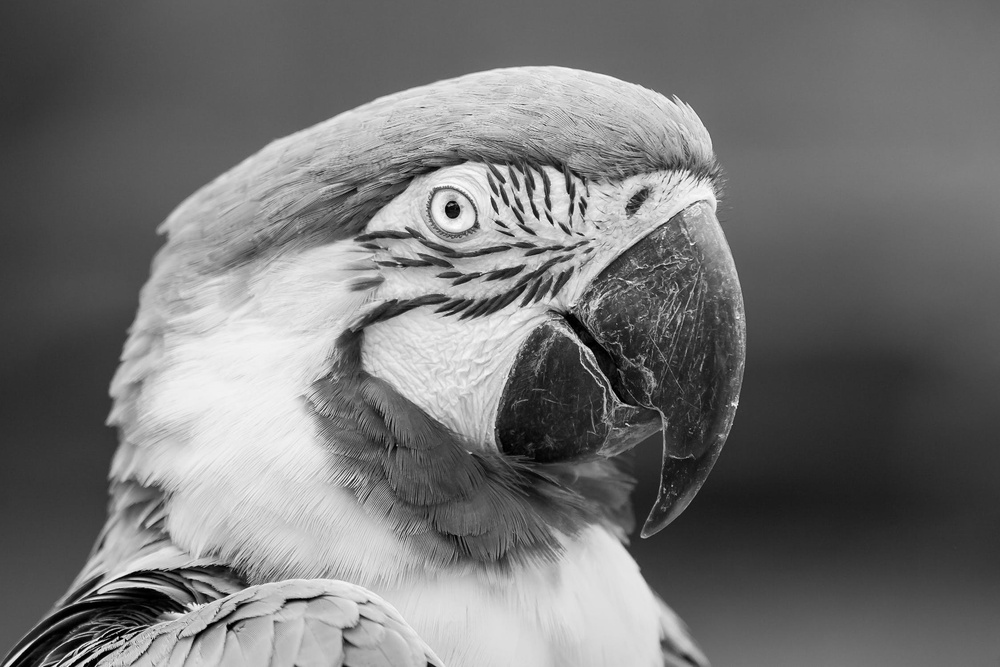
#> input picture pexels-photo-1526403.jpeg, 1000 x 667 px, shrunk from 2250 x 1500 before the run, found by its file name
$ jupyter execute ProcesamientoDeImage.ipynb
#> lines starting #> are read from the running program, lines starting #| are printed output that depends on the picture; after the words box and inside, x2 and y2 are one past the last pixel; in counts of white or black regions, pixels touching at a corner belong together
[cell 1]
#se importan las librerias
import cv2
import matplotlib.pyplot as plt

#se cargan las imagen en escala de grises (bajado de internet)
image = cv2.imread('sample_data/pexels-photo-1526403.jpeg', cv2.IMREAD_GRAYSCALE)
#> image is the input picture: shape (667, 1000); min 0, max 255, mean 116.2

[cell 2]
#Se aplica el filtro Gaussiano para suavizar la imagen
smoothed = cv2.GaussianBlur(image, (5, 5), 0)

#Se aplica el algoritmo de Canny para detectar bordes
edges = cv2.Canny(smoothed, 100, 200)
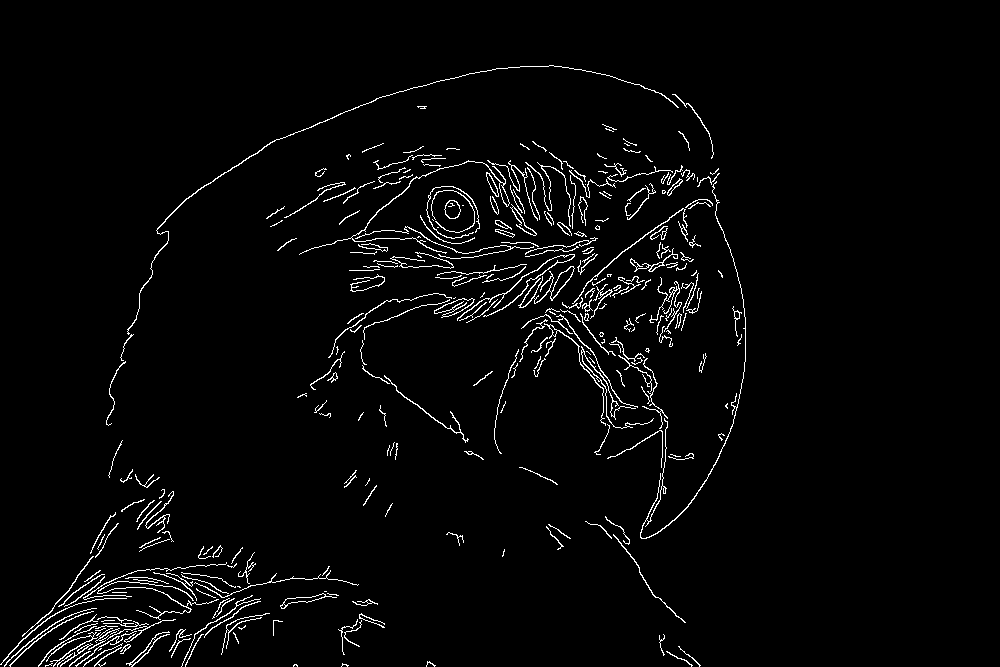
#> edges: shape (667, 1000); 2.7% white in thin lines or dots, all inside (x1, y1, x2, y2) = (0, 65, 746, 667)

[cell 3]
#Se Muestra la imagen original, la imagen suavizada y los bordes detectados
plt.figure(figsize=(10, 4))
plt.subplot(1, 3, 1)
plt.imshow(image, cmap='gray')
plt.title('Imagen original')

plt.subplot(1, 3, 2)
plt.imshow(smoothed, cmap='gray')
plt.title('Suavizado (Filtro Gaussiano)')

plt.subplot(1, 3, 3)
plt.imshow(edges, cmap='gray')
plt.title('Bordes (Algoritmo de Canny)')

plt.tight_layout()
plt.show()
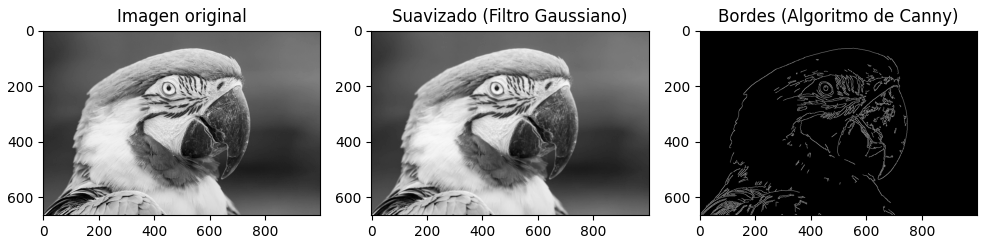
#> figure drawn by matplotlib, 3 panels
